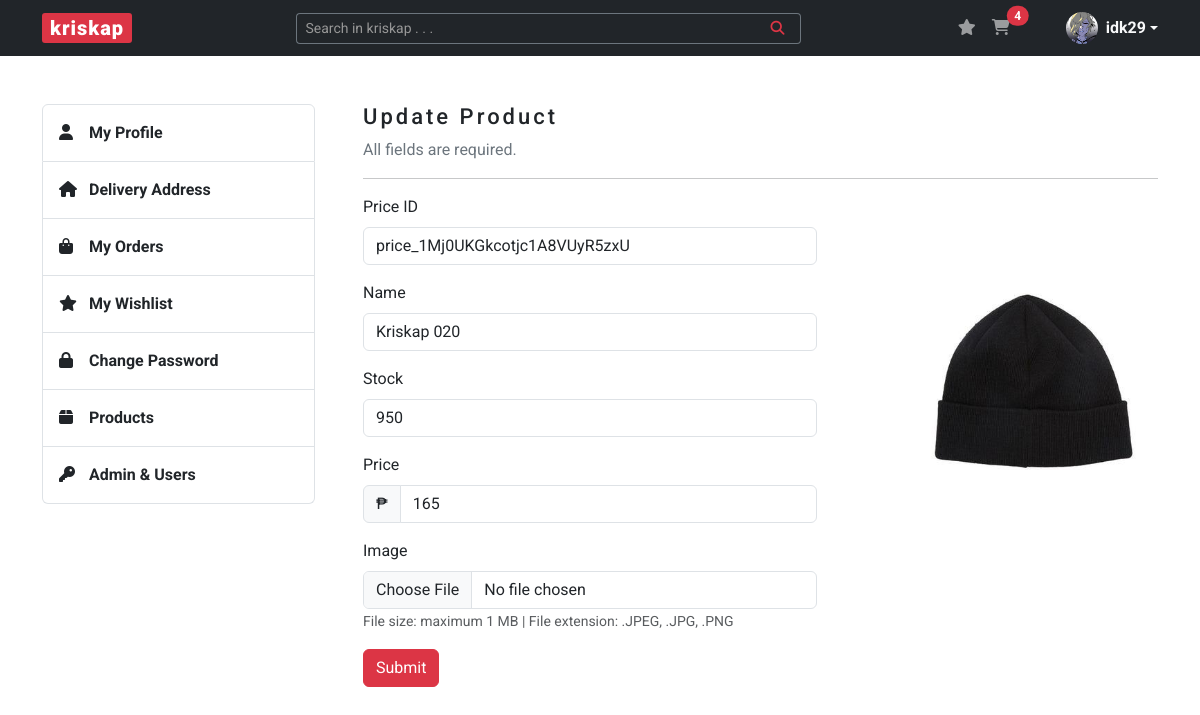
Screenshot of /product/20/update (signed in) with the database file from the repository.
### kriskap/models.py (models this page shows, shortened)
class User(db.Model, UserMixin):
    __tablename__ = "users"
    id = db.Column(db.Integer, primary_key=True)
    user_type = db.Column(db.String(20), nullable=False)
    username = db.Column(db.String(20), unique=True, nullable=False)
    name = db.Column(db.String(100), nullable=False)
    email = db.Column(db.String(100), unique=True, nullable=False)
    image_file = db.Column(db.String(250), nullable=False, default="default.png")
    password = db.Column(db.String(100), nullable=False)
    carts = relationship("Cart", back_populates="buyer")
    wishlists = relationship("Wishlist", back_populates="wisher")
    addresses = relationship("Address", back_populates="buyer")
    orders = relationship("Order", back_populates="buyer")

class Product(db.Model):
    __tablename__ = "products"
    id = db.Column(db.Integer, primary_key=True)
    stripe_price = db.Column(db.String(60), unique=True, nullable=False)
    name = db.Column(db.String(60), unique=True, nullable=False)
    stock = db.Column(db.Integer, nullable=False)
    price = db.Column(db.Integer, nullable=False)
    image_file = db.Column(db.String(250), nullable=False)
    carts = relationship("Cart", back_populates="parent_product")
    wishlists = relationship("Wishlist", back_populates="parent_product")
    orders = relationship("Order", back_populates="parent_product")

### kriskap/products/routes.py (the view, shortened to what this page needs)
@products.route("/product/<int:product_id>/update", methods=["GET", "POST"])
@login_required
@admin_only
def update_product(product_id):
    product = Product.query.get_or_404(product_id)
    form = UpdateProductForm(
        stripe_price=product.stripe_price,
        name=product.name,
        stock=product.stock,
        price=product.price,
        image_f=product.image_file,
    )
    image_file = url_for("static", filename="img/product_pics/" + product.image_file)
    return render_template(
        "create_product.html",
        title="Update Product",
        product=product,
        form=form,
        image_file=image_file,
        product_id=product_id,
    )

### kriskap/products/forms.py
class UpdateProductForm(FlaskForm):
    stripe_price = StringField(
        "Price ID", validators=[DataRequired(), Length(min=5, max=60)]
    )
    name = StringField("Name", validators=[DataRequired(), Length(min=5, max=60)])
    stock = IntegerField("Stock")
    price = FloatField("Price")
    image_f = FileField(
        "Image",
        validators=[DataRequired(), FileAllowed(["jpg", "png", "jpeg", "webp"])],
    )
    submit = SubmitField("Submit")

### kriskap/models.py (called while the page is built)
@login_manager.user_loader
def load_user(user_id):
    return User.query.get(int(user_id))

### kriskap/users/utils.py (called while the page is built)
def admin_only(f):
    @wraps(f)
    def decorated_function(*args, **kwargs):
        if current_user.user_type != "admin":
            return abort(403)
        return f(*args, **kwargs)
    return decorated_function

### kriskap/templates/create_product.html (shortened to what this page needs)
{% extends "base.html" %}
{% block content %}
    <section id="section-create-product" class="content-section mb-5">
        <div class="row justify-content-between">
            {% include "aside.html" %}
            <div class="col-lg-9 ps-lg-5">
                <h3>{{ title }}</h3>
                <p class="text-secondary">All fields are required.</p>
                <hr>
                <form method="POST" action="" novalidate enctype="multipart/form-data">
                    <fieldset>
                        <div class="row justify-content-between">
                            <div class="col-lg-7">
                                <div class="mb-3">
                                    {{ form.stripe_price.label(class='form-label') }}
                                    {% if form.stripe_price.errors %}
                                        {{ form.stripe_price(class='form-control is-invalid') }}
                                        <div class="invalid-feedback">
                                            {% for error in form.stripe_price.errors %}
                                                <span>{{ error }}</span>
                                            {% endfor %}
                                        </div>
                                    {% else %}
                                        {{ form.stripe_price(class='form-control') }}
                                    {% endif %}
                                </div>
                                <div class="mb-3">
                                    {{ form.name.label(class='form-label') }}
                                    {% if form.name.errors %}
                                        {{ form.name(class='form-control is-invalid') }}
                                        <div class="invalid-feedback">
                                            {% for error in form.name.errors %}
                                                <span>{{ error }}</span>
                                            {% endfor %}
                                        </div>
                                    {% else %}
                                        {{ form.name(class='form-control') }}
                                    {% endif %}
                                </div>
                                <div class="mb-3">
                                    {{ form.stock.label(class='form-label') }}
                                    {% if form.stock.errors %}
                                        {{ form.stock(class='form-control is-invalid') }}
                                        <div class="invalid-feedback">
                                            {% for error in form.stock.errors %}
                                                <span>{{ error }}</span>
                                            {% endfor %}
                                        </div>
                                    {% else %}
                                        {{ form.stock(class='form-control') }}
                                    {% endif %}
                                </div>
                                <div class="mb-3">
                                    {{ form.price.label(class='form-label') }}
                                    <div class="input-group">
                                        <span class="input-group-text">₱</span>
                                        {% if form.price.errors %}
                                            {{ form.price(class='form-control is-invalid') }}
                                            <div class="invalid-feedback">
                                                {% for error in form.price.errors %}
                                                    <span>{{ error }}</span>
                                                {% endfor %}
                                            </div>
                                        {% else %}
                                            {{ form.price(class='form-control') }}
                                        {% endif %}
                                    </div>
                                </div>
                                <div class="">
                                    {{ form.image_f.label(class='form-label') }}
                                    {% if form.image_f.errors %}
                                        {{ form.image_f(class='form-control is-invalid', onclick="selectImage()",  accept="image/*") }}
                                        <div class="invalid-feedback">
                                            {% for error in form.image_f.errors %}
                                                <span>{{ error }}</span>
                                            {% endfor %}
                                        </div>
                                    {% else %}
                                        {{ form.image_f(class='form-control', onclick="selectImage()",  accept="image/*") }}
                                    {% endif %}
                                </div>
                                <small class="text-muted">File size: maximum 1 MB | File extension: .JPEG, .JPG, .PNG</small>
                            </div>
                            <div class="col-lg-4 d-flex align-items-center justify-content-center">
                                <div id="file_container" class="mb-3">
                                    {% if title == "Update Product" %}
                                        <img id="view-product-image" src="{{ image_file }}" alt="Image Preview" class="img-fluid image_view">
                                    {% else %}
                                        <img id="view-product-image" src="{{ url_for('static', filename='img/product_pics/default.png') }}" alt="Image Preview" class="img-fluid image_view">
                                    {% endif %}
                                </div>
                            </div>
                        </div>
                        {{ form.submit(class="btn btn-danger mt-3") }}
                    </fieldset>
                </form>
            </div>
        </div>
    </section>
{% endblock %}

### kriskap/templates/base.html (shortened to what this page needs)
<!DOCTYPE html>
<html lang="en">
<head>
    <link rel="stylesheet" href="https://cdn.jsdelivr.net/npm/bootstrap@5.3.0-alpha1/dist/css/bootstrap.min.css">
    <link rel="stylesheet" href="{{ url_for('static', filename='css/styles.css') }}">
</head>
<body>
    <header>
        <nav class="navbar navbar-expand-lg navbar-dark bg-dark">
            <div class="container">
                <a class="navbar-brand px-2 py-0" href="{{ url_for('main.home') }}">kriskap</a>
                <div class="collapse navbar-collapse" id="navbarSupportedContent">
                    <form method="POST" action="{{ url_for('products.search_product') }}" class="d-flex ms-auto form-search w-50" role="search">
                        <div class="input-group input-group-sm">
                            <input name="search-product" type="text" class="form-control text-bg-dark border-secondary border-end-0" placeholder="Search in kriskap . . ." aria-label="Search in kriskap . . ." aria-describedby="button-addon">
                            <button class="btn btn-outline-danger border-start-0 border-secondary" type="submit" id="button-addon"><i class="fa-solid fa-magnifying-glass px-2"></i></button>
                        </div>
                    </form>
                    <ul class="navbar-nav ms-auto mb-2 mb-lg-0 notification-cart">
                        <li class="nav-item">
                            <a href="{{ url_for('wishlists.wishlist') }}" class="nav-link d-inline-block">
                                <i class="fa-solid fa-star"></i>
                            </a>
                        </li>
                        <li class="nav-item me-5">
                            <a href="{{ url_for('carts.cart') }}" class="nav-link position-relative d-inline-block">
                                <i class="fa-solid fa-cart-shopping"></i>
                                {% if current_user.is_authenticated %}
                                    <span id="cartTotal" class="position-absolute start-100 translate-middle badge rounded-pill bg-danger">
                                        {% set items = [] %}
                                        {{ items | sum }}
                                    </span>
                                {% endif %}
                            </a>
                        </li>
                        {% if current_user.is_authenticated %}
                        <li class="dropdown d-flex align-items-center">
                            <a href="#" class="d-flex align-items-center text-light text-decoration-none dropdown-toggle" data-bs-toggle="dropdown" aria-expanded="false">
                                <img src="{{ url_for('static', filename='img/profile_pics/' + current_user.image_file) }}" alt="" width="32" height="32" class="rounded-circle me-2">
                                <strong>{{ current_user.username }}</strong>
                            </a>
                        </li>
                        {% endif %}
                    </ul>
                </div>
            </div>
        </nav>
    </header>
    <main class="container mt-5">
        {% block content %} {% endblock %}
    </main>
</body>
</html>

### kriskap/static/css/styles.css (style rules this page uses)
body { font-family: "Roboto", sans-serif; color: #212529; }
h3, legend { font-size: 1.375rem; font-weight: 500; line-height: 1.65rem; letter-spacing: 3px; }
a { color: #212529; text-decoration: none; }
.navbar-brand { background-color: #dc3545; border-radius: 3px; font-weight: 900; letter-spacing: 1px; }
.form-control::placeholder { color: #979797; opacity: 1; }

### rows the page displays
User: image_file (picture), username "idk29"
Product: stripe_price "price_1Mj0UKGkcotjc1A8VUyR5zxU", name "Kriskap 020", stock "950", price "165"

### other values shown
{{ items | sum }} "4"
{{ title }} "Update Product"
